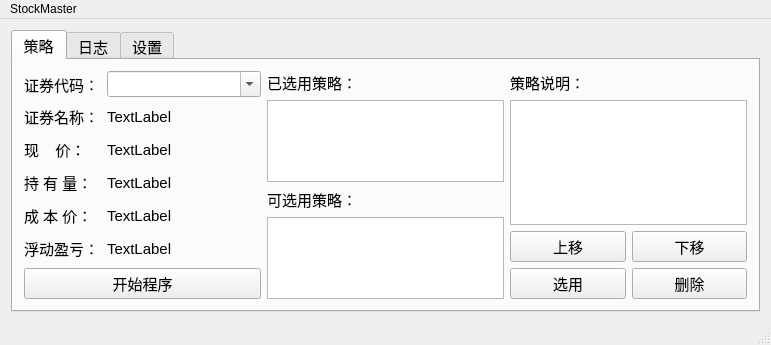
<?xml version="1.0" encoding="UTF-8"?>
<ui version="4.0">
 <class>MainWindow</class>
 <widget class="QMainWindow" name="MainWindow">
  <property name="geometry">
   <rect>
    <x>0</x>
    <y>0</y>
    <width>771</width>
    <height>345</height>
   </rect>
  </property>
  <property name="windowTitle">
   <string>MainWindow</string>
  </property>
  <widget class="QWidget" name="centralWidget">
   <layout class="QHBoxLayout" name="horizontalLayout_3">
    <item>
     <widget class="QTabWidget" name="tabWidget">
      <property name="font">
       <font>
        <pointsize>11</pointsize>
       </font>
      </property>
      <property name="tabShape">
       <enum>QTabWidget::Rounded</enum>
      </property>
      <property name="currentIndex">
       <number>0</number>
      </property>
      <widget class="QWidget" name="strategy_tab">
       <attribute name="title">
        <string>策略</string>
       </attribute>
       <layout class="QHBoxLayout" name="horizontalLayout_2" stretch="1,1,1">
        <item>
         <layout class="QVBoxLayout" name="stock_inf_layout" stretch="1,1,1,1,1,1,1">
          <item>
           <layout class="QHBoxLayout" name="code_layout" stretch="1,2">
            <item>
             <widget class="QLabel" name="code_sig">
              <property name="text">
               <string>证券代码：</string>
              </property>
              <property name="textFormat">
               <enum>Qt::AutoText</enum>
              </property>
              <property name="wordWrap">
               <bool>false</bool>
              </property>
             </widget>
            </item>
            <item>
             <widget class="QComboBox" name="code">
              <property name="editable">
               <bool>true</bool>
              </property>
              <property name="currentIndex">
               <number>-1</number>
              </property>
              <property name="maxVisibleItems">
               <number>11</number>
              </property>
              <property name="duplicatesEnabled">
               <bool>false</bool>
              </property>
              <property name="modelColumn">
               <number>0</number>
              </property>
             </widget>
            </item>
           </layout>
          </item>
          <item>
           <layout class="QHBoxLayout" name="name_layout" stretch="1,2">
            <item>
             <widget class="QLabel" name="name_sig">
              <property name="font">
               <font>
                <pointsize>11</pointsize>
               </font>
              </property>
              <property name="text">
               <string>证券名称：</string>
              </property>
             </widget>
            </item>
            <item>
             <widget class="QLabel" name="name">
              <property name="text">
               <string>TextLabel</string>
              </property>
             </widget>
            </item>
           </layout>
          </item>
          <item>
           <layout class="QHBoxLayout" name="current_layout" stretch="1,2">
            <item>
             <widget class="QLabel" name="current_sig">
              <property name="font">
               <font>
                <pointsize>11</pointsize>
               </font>
              </property>
              <property name="text">
               <string>现    价：</string>
              </property>
             </widget>
            </item>
            <item>
             <widget class="QLabel" name="current">
              <property name="text">
               <string>TextLabel</string>
              </property>
             </widget>
            </item>
           </layout>
          </item>
          <item>
           <layout class="QHBoxLayout" name="holding_layout" stretch="1,2">
            <item>
             <widget class="QLabel" name="holding_sig">
              <property name="font">
               <font>
                <pointsize>11</pointsize>
               </font>
              </property>
              <property name="text">
               <string>持 有 量：</string>
              </property>
             </widget>
            </item>
            <item>
             <widget class="QLabel" name="holding">
              <property name="text">
               <string>TextLabel</string>
              </property>
             </widget>
            </item>
           </layout>
          </item>
          <item>
           <layout class="QHBoxLayout" name="cost_layout" stretch="1,2">
            <item>
             <widget class="QLabel" name="cost_sig">
              <property name="font">
               <font>
                <pointsize>11</pointsize>
               </font>
              </property>
              <property name="text">
               <string>成 本 价：</string>
              </property>
             </widget>
            </item>
            <item>
             <widget class="QLabel" name="cost">
              <property name="text">
               <string>TextLabel</string>
              </property>
             </widget>
            </item>
           </layout>
          </item>
          <item>
           <layout class="QHBoxLayout" name="profit_layout" stretch="1,2">
            <item>
             <widget class="QLabel" name="profit_sig">
              <property name="font">
               <font>
                <pointsize>11</pointsize>
               </font>
              </property>
              <property name="text">
               <string>浮动盈亏：</string>
              </property>
             </widget>
            </item>
            <item>
             <widget class="QLabel" name="profit">
              <property name="text">
               <string>TextLabel</string>
              </property>
             </widget>
            </item>
           </layout>
          </item>
          <item>
           <widget class="QPushButton" name="pushButton">
            <property name="text">
             <string>开始程序</string>
            </property>
           </widget>
          </item>
         </layout>
        </item>
        <item>
         <layout class="QVBoxLayout" name="verticalLayout">
          <item>
           <widget class="QLabel" name="selected_strategy_sig">
            <property name="font">
             <font>
              <pointsize>11</pointsize>
             </font>
            </property>
            <property name="text">
             <string>已选用策略：</string>
            </property>
           </widget>
          </item>
          <item>
           <widget class="QListWidget" name="selected_strategy"/>
          </item>
          <item>
           <widget class="QLabel" name="available_strategy_sig">
            <property name="font">
             <font>
              <pointsize>11</pointsize>
             </font>
            </property>
            <property name="text">
             <string>可选用策略：</string>
            </property>
           </widget>
          </item>
          <item>
           <widget class="QListWidget" name="avaliable_strategy"/>
          </item>
         </layout>
        </item>
        <item>
         <layout class="QVBoxLayout" name="description_layout">
          <item>
           <widget class="QLabel" name="description_sig">
            <property name="font">
             <font>
              <pointsize>11</pointsize>
             </font>
            </property>
            <property name="text">
             <string>策略说明：</string>
            </property>
           </widget>
          </item>
          <item>
           <widget class="QTextBrowser" name="description"/>
          </item>
          <item>
           <layout class="QVBoxLayout" name="button_layout">
            <item>
             <layout class="QHBoxLayout" name="move_button_layout">
              <item>
               <widget class="QPushButton" name="up_button">
                <property name="enabled">
                 <bool>true</bool>
                </property>
                <property name="text">
                 <string>上移</string>
                </property>
               </widget>
              </item>
              <item>
               <widget class="QPushButton" name="down_button">
                <property name="text">
                 <string>下移</string>
                </property>
               </widget>
              </item>
             </layout>
            </item>
            <item>
             <layout class="QHBoxLayout" name="select_button_layout">
              <item>
               <widget class="QPushButton" name="select_button">
                <property name="text">
                 <string>选用</string>
                </property>
               </widget>
              </item>
              <item>
               <widget class="QPushButton" name="delete_button">
                <property name="text">
                 <string>删除</string>
                </property>
               </widget>
              </item>
             </layout>
            </item>
           </layout>
          </item>
         </layout>
        </item>
       </layout>
      </widget>
      <widget class="QWidget" name="diary_tab">
       <attribute name="title">
        <string>日志</string>
       </attribute>
      </widget>
      <widget class="QWidget" name="setting_tab">
       <attribute name="title">
        <string>设置</string>
       </attribute>
      </widget>
     </widget>
    </item>
   </layout>
  </widget>
  <widget class="QMenuBar" name="menuBar">
   <property name="geometry">
    <rect>
     <x>0</x>
     <y>0</y>
     <width>771</width>
     <height>23</height>
    </rect>
   </property>
   <widget class="QMenu" name="menuStockMaster">
    <property name="title">
     <string>StockMaster</string>
    </property>
   </widget>
   <addaction name="menuStockMaster"/>
  </widget>
  <widget class="QStatusBar" name="statusBar"/>
 </widget>
 <layoutdefault spacing="6" margin="11"/>
 <resources/>
 <connections/>
</ui>
